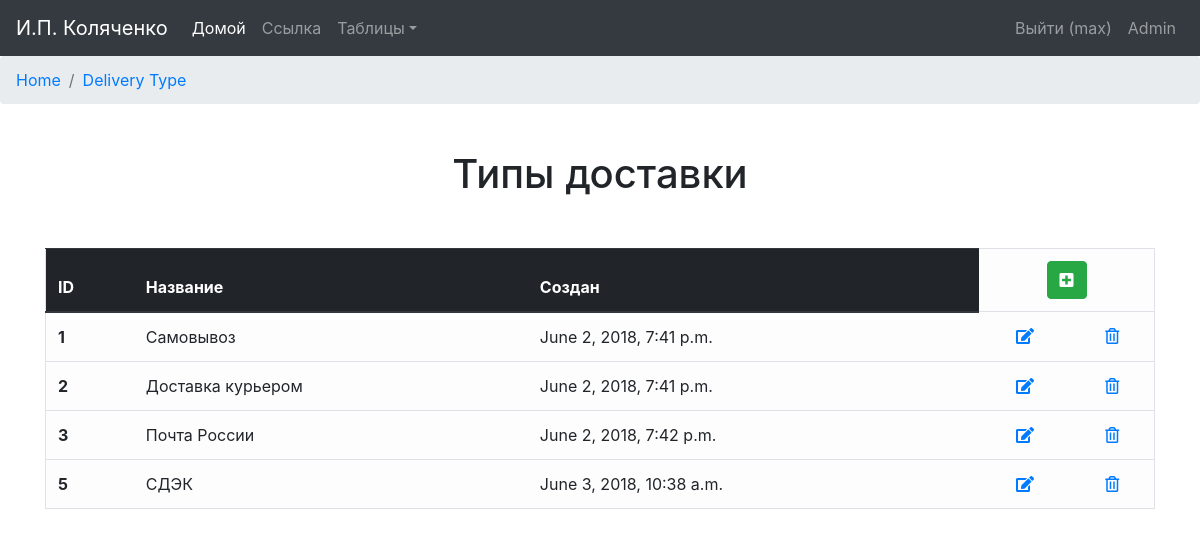
Page /deliveryType (signed in) on the committed database.
### orders/models.py (models this page shows, shortened)
class DeliveryType(models.Model):
    type_name = models.CharField('Название', max_length=32)
    is_active = models.BooleanField('Активен', default=True)
    created = models.DateTimeField('Создан', auto_now_add=True, auto_now=False)
    updated = models.DateTimeField('Последнее обновление', auto_now_add=False, auto_now=True)
    class Meta:
        verbose_name = 'Тип доставки'
        verbose_name_plural = 'Типы доставки'

### orders/views.py (the view)
# urls.py: url(r'^deliveryType$', views.deliveryType_out, name='deliveryType_out'),
@login_required
def deliveryType_out(request):
    deliveryType_list = DeliveryType.objects.filter(is_active=True)
    deliveryType_verbose = DeliveryType._meta.verbose_name_plural
    return render(request, "DeliveryType/deliveryType_out.html", locals())

### orders/context_processors.py (called while the page is built)
def getting_username(request):
    username = auth.get_user(request).username
    return locals()

### templates/DeliveryType/deliveryType_out.html
{% extends 'base.html' %}
{% block content %}
    <nav aria-label="breadcrumb">
        <ol class="breadcrumb">
            <li class="breadcrumb-item"><a href="{% url "home_page" %}">Home</a></li>
            <li class="breadcrumb-item active" aria-current="page"><a href="{% url "deliveryType_out" %}">Delivery Type</a></li>
        </ol>
    </nav>
    <div class="container">
        <h1 align="center" class="h1-out">{{ deliveryType_verbose }}</h1>
    </div>
    <div class="container out-container">
        <table class="table table-light border table-hover" align="center">
            <thead class="thead-dark">
            <tr>
                <th>ID</th>
                <th>Название</th>
                <th>Создан</th>
                <td colspan="2" align="center">
                    <form action="{% url "deliveryType_add" %}">
                        <button type="submit" class="btn btn-success" title="Добавить"><i
                                class="fas fa-plus-square"></i></button>
                    </form>
                </td>
            </tr>
            </thead>
            {% for deliveryType in deliveryType_list %}
                <tr>
                    <th>{{ deliveryType.id }}</th>
                    <td>{{ deliveryType.type_name }}</td>
                    <td>{{ deliveryType.created }}</td>
                    <td align="center"><a href="{% url "deliveryType_edit" deliveryType.id %}"><i class="fas fa-edit"
                                                                                                  title="Изменить"></i></a>
                    </td>
                    <td align="center"><a href="{% url "deliveryType_delete" deliveryType.id %}"><i
                            class="far fa-trash-alt" title="Удалить"></i></a></td>
                </tr>
            {% endfor %}
        </table>
    </div>
{% endblock %}

### templates/navbar.html (shortened to what this page needs)
{% load static %}
<nav class="navbar navbar-expand-lg navbar-dark bg-dark">
    <a class="navbar-brand" href="{% url "home_page" %}">И.П. Коляченко</a>
    <div class="collapse navbar-collapse" id="navbarsExample05">
        <ul class="navbar-nav mr-auto">
            <li class="nav-item active">
                <a class="nav-link" href="{% url "home_page" %}">Домой <span class="sr-only">(current)</span></a>
            </li>
            <li class="nav-item">
                <a class="nav-link" href="#">Ссылка</a>
            </li>
            <li class="nav-item dropdown">
                <a class="nav-link dropdown-toggle" href="http://example.com" id="dropdown05" data-toggle="dropdown"
                   aria-haspopup="true" aria-expanded="false">Таблицы</a>
            </li>
        </ul>
        <form class="form-inline my-2 my-md-0">
            <ul class="nav navbar-nav navbar-right">
                {% if username %}
                    <li class="nav-item nav-top-item">
                        <a class="nav-link nav-top-link" href="{% url "logout" %}">
                            Выйти ({{ username }})</a>
                    </li>
                    <li class="nav-item nav-top-item">
                        <a class="nav-link nav-top-link" href="admin/">
                            Admin</a>
                    </li>
                {% else %}
                    <li class="nav-item nav-top-item">
                        <a class="nav-link nav-top-link" href="{% url "login" %}">
                            <i class="fa fa-sign-in" aria-hidden="true"></i> Войти</a>
                    </li>
                {% endif %}
            </ul>
        </form>
    </div>
</nav>

### static/static_dev/css/main.css (style rules this page uses)
.out-container { padding-top: 5px; padding-bottom: 10px; }
.h1-out { padding-top: 30px; padding-bottom: 30px; }

### static/static_dev/css/base.css (style rules this page uses)
html, body { height: 100%; max-height: 100%; }
h1 { margin-top: 15px; margin-bottom: 15px; text-align: center; }

### rows in the picture
DeliveryType: id "1", type_name "Самовывоз", created "June 2, 2018, 7:41 p.m."
DeliveryType: id "2", type_name "Доставка курьером", created "June 2, 2018, 7:41 p.m."
DeliveryType: id "3", type_name "Почта России", created "June 2, 2018, 7:42 p.m."
DeliveryType: id "5", type_name "СДЭК", created "June 3, 2018, 10:38 a.m."

### other values in the picture
{{ username }} "max"
{{ deliveryType_verbose }} "Типы доставки"
